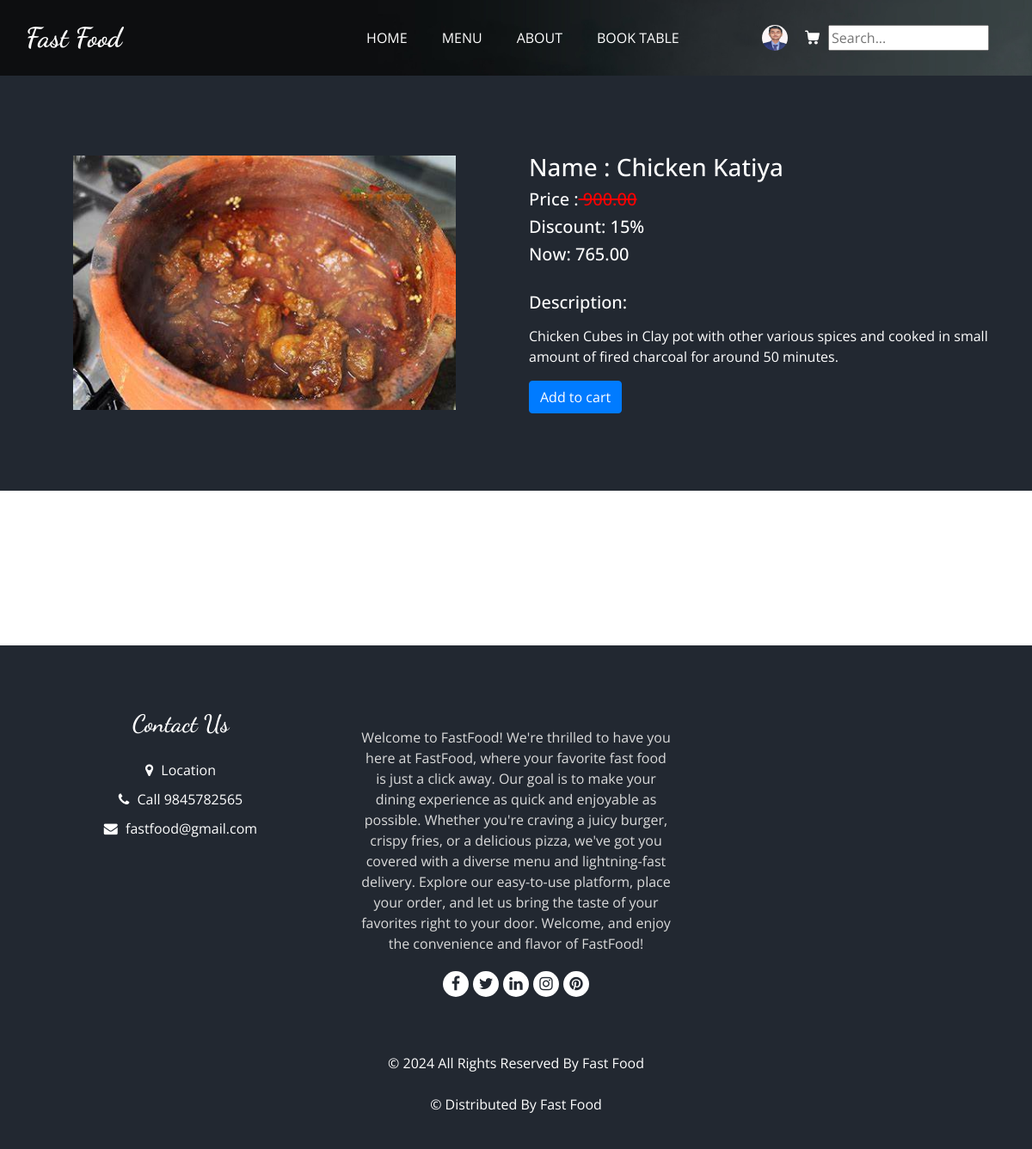
Screenshot of /offer-detail/1 (signed in) with the database file from the repository.
### food/models.py (models this page shows, shortened)
class SystemSetting(models.Model):
    name = models.CharField(max_length=150)
    address = models.CharField(max_length=250)
    slogan = models.CharField(max_length=300)
    about = models.TextField(blank=True,null=True)
    email = models.EmailField()
    phone = models.CharField(max_length=15)
    logo = models.ImageField(upload_to='sys')
    location = models.URLField(blank=True,null=True)
    youtube = models.URLField(blank=True,null=True)
    instagram = models.URLField(blank=True,null=True)

class Offer(models.Model):
    name = models.CharField(max_length=100)
    food = models.ForeignKey(MenuItem,on_delete=models.CASCADE)
    discount = models.IntegerField()
    status = models.BooleanField(default=False)

class MenuItem(models.Model):
    restaurant = models.ForeignKey(Restaurant, on_delete=models.CASCADE, related_name='menu_items')
    name = models.CharField(max_length=100)
    description = models.TextField()
    price = models.DecimalField(max_digits=10, decimal_places=2)
    available = models.BooleanField(default=True)
    image1 = models.ImageField(upload_to='menu_images/', null=True, blank=True)
    image2 = models.ImageField(upload_to='menu_images/', null=True, blank=True)
    image3 = models.ImageField(upload_to='menu_images/', null=True, blank=True)
    created_at = models.DateTimeField(auto_now=True)

### useraccount/models.py (models this page shows, shortened)
class User(AbstractUser):
    address = models.TextField()
    mobile = models.CharField(max_length=15)
    profile = models.ImageField(upload_to='profiles')

### food/views.py (the view)
# urls.py: path('offer-detail/<int:id>', views.OfferView,name= "offerview"),
def OfferView(request,id):
    offers = Offer.objects.get(id = id)
    discounted_price = offers.food.price * (Decimal(1) - Decimal(offers.discount) / Decimal(100))
    offers.discounted_price = round(discounted_price, 2)
    return render(request, 'offerDetail.html', {'offers':offers})

### food/context_processors.py (called while the page is built)
def System(request):
    sys = SystemSetting.objects.first()
    return {'sys':sys}

def OfferView(request):
    offers = Offer.objects.filter(status = True)[:4]
    for off in offers:
        discounted_price = off.food.price * (Decimal(1) - Decimal(off.discount) / Decimal(100))
        off.discounted_price = round(discounted_price, 2)
    return {'offers':offers}

### templates/offerDetail.html
{% extends "master.html" %}
{% block content %}
{% include "header2.html" %}
<section class="about_section layout_padding">
    <div class="container  ">
      <div class="row">
        <div class="col-md-6 ">
          <div class="img-box">
            <img src="{{offers.food.image1.url}}" alt="">
          </div>
        </div>
        <div class="col-md-6">
          <div class="detail-box">
            <div class="heading_container">
              <h3>
                Name : {{offers.food.name}}
              </h3>
              <h5>
                Price :<span style="color: red;"><s>  {{offers.food.price}} </s></span>
              </h5>
              <h5> Discount: {{offers.discount}}%</h5>
              <h5> Now: {{offers.discounted_price}}</h5>
            </div>
            <h5>
              <br>
              Description:
            </h5>
            <p>
              {{offers.food.description}}
            </p>
          </div>
          <div>
            <a href="{% url 'add_to_order' offers.food.id %}"><button class="btn btn-primary"> Add to cart </button></a>
          </div>
        </div>
      </div>
    </div>
  </section>
  <section class="book_section layout_padding">
  </section>
{% endblock content %}

### templates/master.html (shortened to what this page needs)
{% load static %}
<!DOCTYPE html>
<html>
<head>
  <link rel="stylesheet" type="text/css" href="{% static "css/bootstrap.css" %}" />
  <link rel="stylesheet" type="text/css" href="https://cdnjs.cloudflare.com/ajax/libs/OwlCarousel2/2.3.4/assets/owl.carousel.min.css" />
  <link rel="stylesheet" href="https://cdnjs.cloudflare.com/ajax/libs/jquery-nice-select/1.1.0/css/nice-select.min.css" />
  <link href="{% static "css/font-awesome.min.css" %}" rel="stylesheet" />
  <link href="{% static "css/style.css" %}" rel="stylesheet" />
  <link href="{% static "css/responsive.css" %}" rel="stylesheet" />
  <link href="{% static "css/drop.css" %}" rel="stylesheet" />
</head>
<body>
{% block content %}
{% endblock content %}
  <footer class="footer_section">
    <div class="container">
      <div class="row">
        <div class="col-md-4 footer-col">
          <div class="footer_contact">
            <h4>
              Contact Us
            </h4>
            <div class="contact_link_box">
              <a href="">
                <i class="fa fa-map-marker" aria-hidden="true"></i>
                <span>
                  Location
                </span>
              </a>
              <a href="">
                <i class="fa fa-phone" aria-hidden="true"></i>
                <span>
                  Call {{sys.phone}}
                </span>
              </a>
              <a href="">
                <i class="fa fa-envelope" aria-hidden="true"></i>
                <span>
                  {{sys.email}}
                </span>
              </a>
            </div>
          </div>
        </div>
        <div class="col-md-4 footer-col">
          <div class="footer_detail">
            <p>
              {{sys.about}}
            </p>
            <div class="footer_social">
              <a href="">
                <i class="fa fa-facebook" aria-hidden="true"></i>
              </a>
              <a href="">
                <i class="fa fa-twitter" aria-hidden="true"></i>
              </a>
              <a href="">
                <i class="fa fa-linkedin" aria-hidden="true"></i>
              </a>
              <a href="">
                <i class="fa fa-instagram" aria-hidden="true"></i>
              </a>
              <a href="">
                <i class="fa fa-pinterest" aria-hidden="true"></i>
              </a>
            </div>
          </div>
        </div>
      </div>
      <div class="footer-info">
        <p>
          &copy; <span id="displayYear"></span> All Rights Reserved By
          <a href="">{{sys.name}}</a><br><br>
          &copy;  Distributed By
          <a href="" target="_blank">{{sys.name}}</a>
        </p>
      </div>
    </div>
  </footer>
</body>
</html>

### templates/header2.html (shortened to what this page needs)
{% load static %}
<body class="sub_page">
  <div class="hero_area">
    <div class="bg-box">
      <img src="{% static "images/hero-bg.jpg" %}" alt="">
    </div>
    <header class="header_section">
      <div class="container">
        <nav class="navbar navbar-expand-lg custom_nav-container ">
          <a class="navbar-brand" href="{% url 'home'%}">
            <span>
              {{sys.name}}
            </span>
          </a>
          <div class="collapse navbar-collapse" id="navbarSupportedContent">
            <ul class="navbar-nav  mx-auto ">
              <li class="nav-item">
                <a class="nav-link" href="{% url 'home'%}">Home </a>
              </li>
              <li class="nav-item ">
                <a class="nav-link" href="{% url 'menu'%}">Menu <span class="sr-only">(current)</span> </a>
              </li>
              <li class="nav-item">
                <a class="nav-link" href="{% url 'about'%}">About</a>
              </li>
              <li class="nav-item">
                <a class="nav-link" href="{% url 'restaurant'%}">Book Table</a>
              </li>
            </ul>
            <div class="user_option">
              <div class="user-menu">
                <a href="#" class="user_link">
                  {% if user.is_authenticated %}
                    {% if user.profile and user.profile.url %}
                      <img src="{{ user.profile.url }}" height="30px" width="30px" class="rounded-circle" height="100" width="100">
                    {% else %}
                      <i class="fa fa-user" aria-hidden="true"></i>
                    {% endif %}
                    {% else %}
                  <i class="fa fa-user" aria-hidden="true"></i>
                  {% endif %}
              </div>
              {% if user.is_authenticated %}
              <a class="cart_link" href="{% url 'order' %}">
              </a>
              {% endif %}
              <form class="form-inline" method="GET" action="{% url 'menu' %}">
                <input type="text" name="search" value="{{ search }}" placeholder="Search...">
              </form>
            </div>
          </div>
        </nav>
      </div>
    </header>
  </div>

### static/css/style.css (style rules this page uses)
body { font-family: "Open Sans", sans-serif; color: #0c0c0c; background-color: #ffffff; overflow-x: hidden; }
.layout_padding { padding: 90px 0; }
.heading_container { display: -webkit-box; display: -ms-flexbox; display: flex; -webkit-box-orient: vertical; -webkit-box-direction: normal; -ms-flex-direction: column; flex-direction: column; -webkit-box-align: start; -ms-flex-align: start; align-items: flex-start; }
a, a:hover, a:focus { text-decoration: none; }
.btn, .btn:focus { outline: none !important; -webkit-box-shadow: none; box-shadow: none; }
.hero_area { position: relative; min-height: 100vh; display: -webkit-box; display: -ms-flexbox; display: flex; -webkit-box-orient: vertical; -webkit-box-direction: normal; -ms-flex-direction: column; flex-direction: column; }
.bg-box { position: absolute; top: 0; left: 0; width: 100%; height: 100%; }
.bg-box img { width: 100%; height: 100%; -o-object-fit: cover; object-fit: cover; }
.sub_page .hero_area { min-height: auto; }
.sub_page .hero_area .bg-box { position: absolute; top: 0; left: 0; width: 100%; height: 100%; }
.sub_page .hero_area .bg-box img { width: 100%; height: 100%; -o-object-fit: cover; object-fit: cover; -o-object-position: right top; object-position: right top; }
.header_section { padding: 15px 0; }
.navbar-brand { font-family: 'Dancing Script', cursive; }
.navbar-brand span { font-weight: bold; font-size: 32px; color: #ffffff; }
.custom_nav-container { padding: 0; }
.custom_nav-container .navbar-nav { padding-left: 18%; }
.custom_nav-container .navbar-nav .nav-item .nav-link { padding: 5px 20px; color: #ffffff; text-align: center; text-transform: uppercase; border-radius: 5px; -webkit-transition: all 0.3s; transition: all 0.3s; }
.user_option { display: -webkit-box; display: -ms-flexbox; display: flex; -webkit-box-align: center; -ms-flex-align: center; align-items: center; }
.user_option a { margin: 0 10px; }
.user_option .user_link { color: #ffffff; }
.user_option .cart_link { display: -webkit-box; display: -ms-flexbox; display: flex; -webkit-box-pack: center; -ms-flex-pack: center; justify-content: center; -webkit-box-align: center; -ms-flex-align: center; align-items: center; }
.user_option .cart_link svg { width: 17px; height: auto; fill: #ffffff; margin-bottom: 2px; }
.about_section { background: #222831; color: #ffffff; }
.about_section .row { -webkit-box-align: center; -ms-flex-align: center; align-items: center; }
.about_section .img-box { position: relative; display: -webkit-box; display: -ms-flexbox; display: flex; -webkit-box-pack: center; -ms-flex-pack: center; justify-content: center; }
.about_section .img-box img { width: 100%; max-width: 445px; position: relative; z-index: 2; }
.about_section .detail-box p { margin-top: 15px; }
.book_section { position: relative; }
.footer_section { background-color: #222831; color: #ffffff; padding: 75px 0 40px 0; text-align: center; }
.footer_section h4 { font-size: 28px; }
.footer_section h4, .footer_section .footer-logo { font-weight: 600; margin-bottom: 20px; font-family: 'Dancing Script', cursive; }
.footer_section p { color: #dbdbdb; }
.footer_section .footer-col { margin-bottom: 30px; }
.footer_section .footer_contact .contact_link_box { display: -webkit-box; display: -ms-flexbox; display: flex; -webkit-box-orient: vertical; -webkit-box-direction: normal; -ms-flex-direction: column; flex-direction: column; }
.footer_section .footer_contact .contact_link_box a { margin: 5px 0; color: #ffffff; }
.footer_section .footer_contact .contact_link_box a i { margin-right: 5px; }
.footer_section .footer_social { display: -webkit-box; display: -ms-flexbox; display: flex; -webkit-box-pack: center; -ms-flex-pack: center; justify-content: center; margin-top: 20px; margin-bottom: 10px; }
.footer_section .footer_social a { display: -webkit-box; display: -ms-flexbox; display: flex; -webkit-box-pack: center; -ms-flex-pack: center; justify-content: center; -webkit-box-align: center; -ms-flex-align: center; align-items: center; color: #222831; width: 30px; height: 30px; border-radius: 100%; background-color: #ffffff; border-radius: 100%; margin: 0 2.5px; font-size: 18px; }
.footer_section .footer-info { text-align: center; margin-top: 25px; }
.footer_section .footer-info p { color: #ffffff; margin: 0; }
.footer_section .footer-info p a { color: inherit; }

### static/css/responsive.css (style rules this page uses)
@media (min-width: 1200px) { .container { max-width: 1170px; } }

### rows the page displays
SystemSetting: name "Fast Food", phone "9845782565", email "fastfood@gmail.com", about "Welcome to FastFood! We're thrilled to have you here at FastFood, where your favorite fast food is just a click away. Our goal is to make your dining experience as quick and enjoyable as possible. Whether you're craving a juicy burger, crispy fries, or a delicious pizza, we've got you covered with a diverse menu and lightning-fast delivery. Explore our easy-to-use platform, place your order, and let us bring the taste of your favorites right to your door. Welcome, and enjoy the convenience and flavor of FastFood!"
User: profile (picture)
Offer: food.image1 (picture), food.name "Chicken Katiya", food.price "900.00", discount "15", discounted_price "765.00", food.description "Chicken Cubes in Clay pot with other various spices and cooked in small amount of fired charcoal for around 50 minutes."
